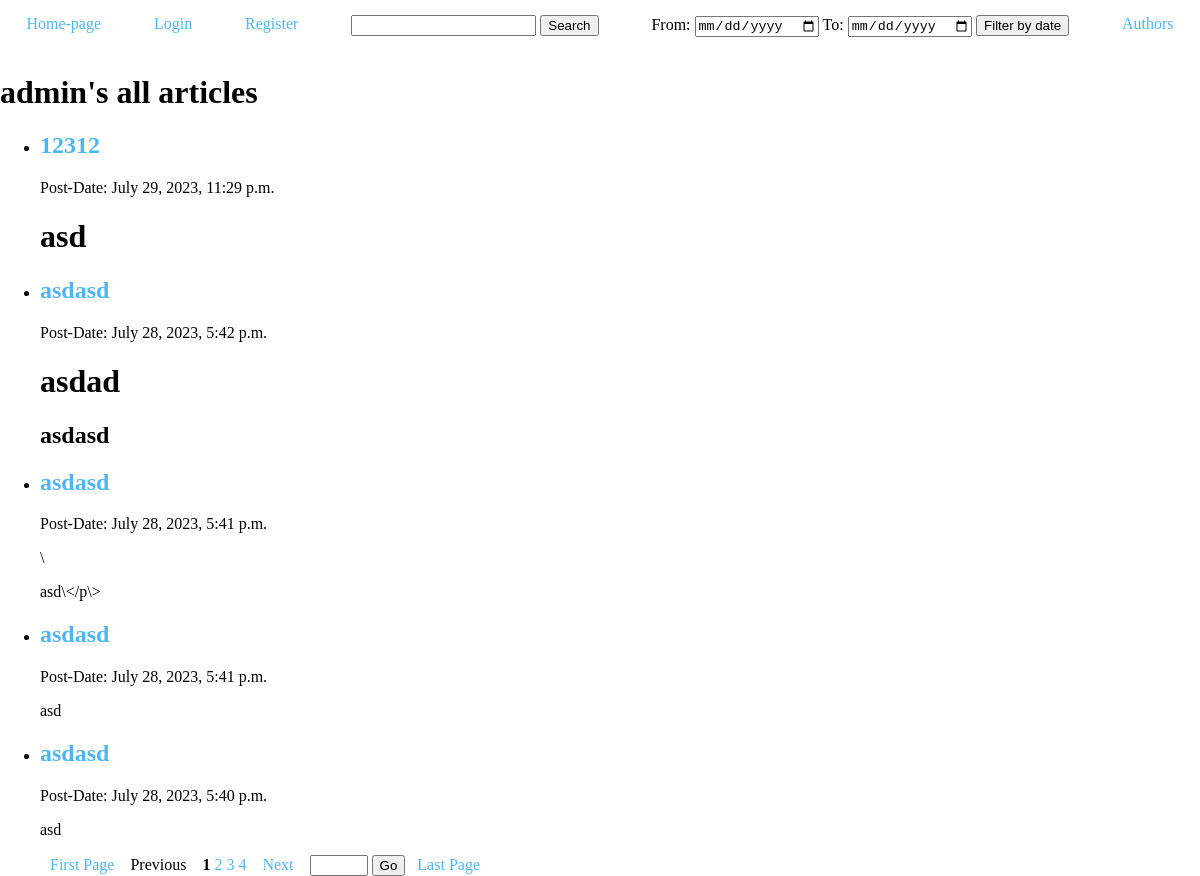
The page /blogs/author/admin/ on the database its author committed.
### blogs/models.py (models this page shows, shortened)
class Author(models.Model):
    user = models.OneToOneField(User, on_delete=models.CASCADE, null=True, related_name='author')

class Post(models.Model):
    title = models.CharField(max_length=200)
    content = models.TextField()
    date_created = models.DateTimeField(auto_now_add=True)
    author = models.ForeignKey(Author, on_delete=models.CASCADE)
    class Meta:
        ordering = ['-date_created']

### blogs/views.py (the view)
# urls.py: path('author/<str:username>/', views.author_posts, name='author_posts'),
def author_posts(request, username):
    author = Author.objects.get(user__username=username)
    posts = Post.objects.filter(author=author).order_by('-date_created')
    start_date_str = request.GET.get('start_date')
    end_date_str = request.GET.get('end_date')
    start_date = datetime.strptime(start_date_str, "%Y-%m-%d").date() if start_date_str else None
    end_date = datetime.strptime(end_date_str, "%Y-%m-%d").date() if end_date_str else None
    if start_date and end_date and start_date > end_date:
        start_date, end_date = end_date, start_date
    if start_date and end_date:
        posts = posts.filter(date_created__date__range=[start_date, end_date])
    paginator = Paginator(posts, 5)
    page_number = request.GET.get('page', 1)
    posts = paginator.get_page(page_number)
    current_url = reverse('author_posts', kwargs={'username': username})
    return render(request, 'blogs/author_posts.html', {'posts': posts, 'author': author,'current_url': current_url})

### blogs/templates/blogs/author_posts.html (shortened to what this page needs)
{% extends 'blogs/base.html' %}
{% block filter_form %}
<div>
<form action="{% url 'author_posts' username=author.user.username %}" method="get">
    From: <input type="date" name="start_date"
        value="{{ request.GET.start_date }}">
    To: <input type="date" name="end_date"
        value="{{ request.GET.end_date }}">
    <button type="submit">Filter by date</button>
</form>
</div>
{% endblock filter_form %}
{% block content %}
<h1>{{ author.user.username }}'s all articles</h1>
<ul>
    {% for post in posts %}
    <li>
        <h2><a href="{% url 'post_detail' pk=post.pk %}">{{ post.title }}</a></h2>
        <p>Post-Date: {{ post.date_created }}</p>
        <p>{{ post.content|truncatechars:100|safe }}</p>
    </li>
    {% empty %}
    <li>No articles.</li>
    {% endfor %}
</ul>
{% if posts.paginator.num_pages > 1 %}
    <div style="margin-left: 50px;">
        <a href="?start_date={{ request.GET.start_date }}&end_date={{ request.GET.end_date }}&page=1">First Page</a>
        {% if posts.has_previous %}
            <a href="?start_date={{ request.GET.start_date }}&end_date={{ request.GET.end_date }}&page={{ posts.previous_page_number }}">Previous</a>
        {% else %}
            <span>Previous</span>
        {% endif %}
        {% for num in posts.paginator.page_range %}
            {% if num >= posts.number|add:"-4" and num <= posts.number|add:"3" %}
                {% if posts.number == num %}
                    <span><strong>{{ num }}</strong></span>
                {% else %}
                    <a href="?start_date={{ request.GET.start_date }}&end_date={{ request.GET.end_date }}&page={{ num }}">{{ num }}</a>
                {% endif %}
            {% endif %}
        {% endfor %}
        {% if posts.has_next %}
            <a href="?start_date={{ request.GET.start_date }}&end_date={{ request.GET.end_date }}&page={{ posts.next_page_number }}">Next</a>
        {% else %}
            <span>Next</span>
        {% endif %}
        <form method="GET" action="{% url 'author_posts' username=author.user.username %}" style="display: inline;">
            <input type="number" id="go_to_page" name="page" min="1" max="{{ posts.paginator.num_pages }}" required style="width: 50px;">
            <button type="submit">Go</button>
        </form>
        <a href="?start_date={{ request.GET.start_date }}&end_date={{ request.GET.end_date }}&page={{ posts.paginator.num_pages }}">Last Page</a>
    </div>
{% endif %}
{% endblock content %}

### blogs/templates/blogs/base.html (style rules this page uses)
form { display: inline-block; }
a { text-decoration: none; color: rgb(79, 182, 246); }
body { margin: 0; }
nav div { background-color: white; padding: 10px; margin: 5px; }

### rows shown on the page
Author: user.username "admin"
Post: title "12312", date_created "July 29, 2023, 11:29 p.m.", content "asd"
Post: title "asdasd", date_created "July 28, 2023, 5:42 p.m.", content "asdad asdasd"
Post: title "asdasd", date_created "July 28, 2023, 5:41 p.m.", content "\\ asd\\</p\\>"
Post: title "asdasd", date_created "July 28, 2023, 5:41 p.m.", content "asd"
Post: title "asdasd", date_created "July 28, 2023, 5:40 p.m.", content "asd"

### other values the page prints
{{ num }} "1"
{{ num }} "2" "3" "4"
